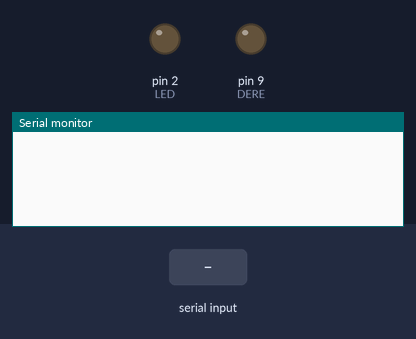
Recording of a sketch running on a simulated Arduino Uno, built with avr-gcc and run on an emulated ATmega328P. Parts: output pins drawn as LEDs (lit = HIGH), the last lines printed to the serial monitor. The inputs (shaded band) are chosen by the test bench.

Above: at 1.2 s.
1.3 s: "1" received over Serial
At 3.0 s:
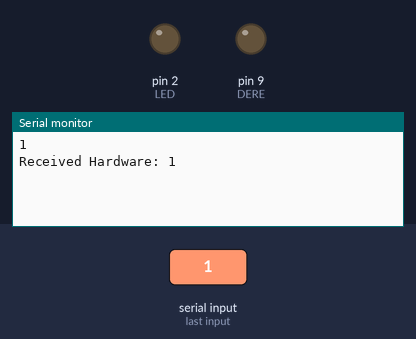
3.8 s: "1" received over the second serial link
At 6.0 s:
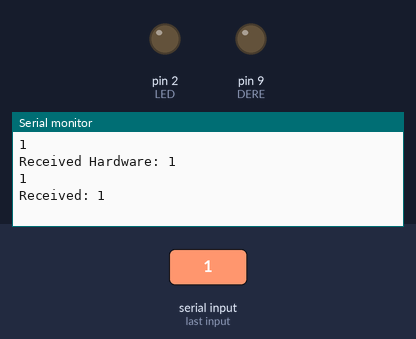

Measured:
- after the input at 1.3 s, the serial monitor: prints a new line at once (image 1)
- after the input at 3.8 s, the serial monitor: prints a new line after 1.0 s (image 2)

The sketch:

Basic-Receiver.ino
```cpp
#include <SoftwareSerial.h>

#define SoftDI 17 // A2
#define SoftRO 16 // A3
// #define DI 0
// #define RO 1
#define LED 2
#define DERE 9
#define DERE_POWER LOW

SoftwareSerial RS485Serial(SoftRO, SoftDI); // RX TX

void setup()
{
    pinMode(LED, OUTPUT);
    pinMode(DERE, OUTPUT);
    Serial.begin(9600);
    RS485Serial.begin(9600);
    digitalWrite(DERE, DERE_POWER);
}

void loop()
{
    digitalWrite(DERE, DERE_POWER);

    int Serial_A = Serial.available();
    int Soft_A = RS485Serial.available();

    if (Serial_A > 0)
    {
        Serial.println(Serial_A);
        String IncomingMessage = Serial.readString();

        Serial.print("Received Hardware: ");
        Serial.println(IncomingMessage);
    }
    else if (Soft_A > 0)
    {
        Serial.println(Soft_A);
        String IncomingMessage = RS485Serial.readString();
        Serial.print("Received: ");
        Serial.println(IncomingMessage);
        RS485Serial.flush();
    }
}
```
